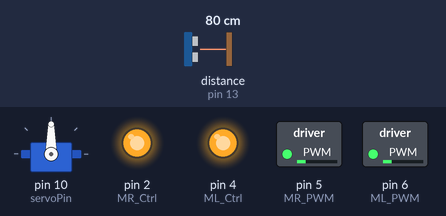
Bench run of a sketch on a simulated Arduino Uno, built with avr-gcc and run on an emulated ATmega328P. Shown: servo, switched loads named in the sketch (green lamp = pin HIGH), output pins drawn as LEDs (lit = HIGH). Wiring (inferred from the names in the program): servo: signal pin 10. The test bench sets the inputs (shaded band); at power-on: distance to the obstacle (sensor on pin 13) 80 cm. The echo pulse lasts 58.3 µs per cm; servo pulses on a pin are drawn as a servo (544–2400 µs = 0–180°); pins used as bus, display or sensor lines are not drawn; what the sketch prints to the serial monitor is not drawn.

Above: at 18.0 s.
18.1 s: distance to the obstacle (sensor on pin 13) set to 31 cm
19.6 s: distance to the obstacle (sensor on pin 13) set to 26 cm
At 20.6 s:
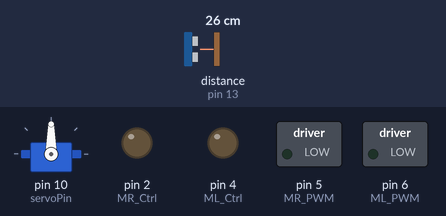
25.6 s: distance to the obstacle (sensor on pin 13) set to 30 cm
At 28.4 s:
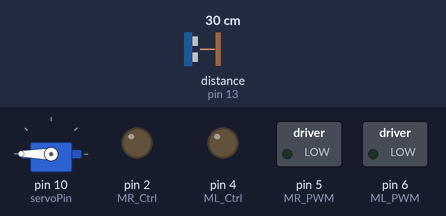
28.6 s: distance to the obstacle (sensor on pin 13) set to 2 cm
At 31.85 s:
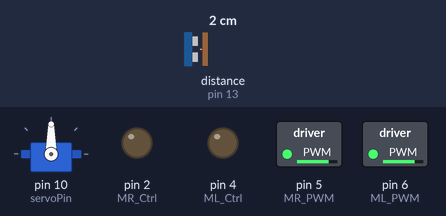
Timing chart, 0 to 52.4 s (numbered marks = the images above; inputs shaded):
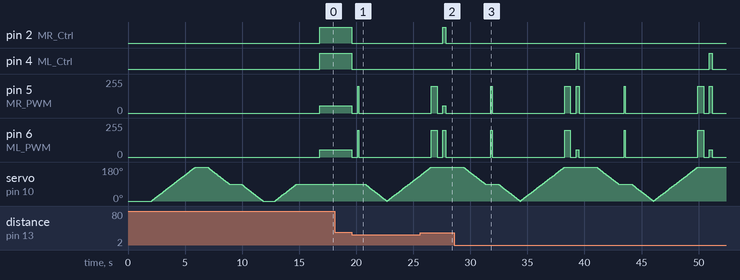

Measured:
- the behaviour switches between 30 and 29 cm on distance to the obstacle (sensor on pin 13) (found by bisection; images 0 and 1)
- the behaviour switches between 26 and 27 cm on distance to the obstacle (sensor on pin 13) (found by bisection; images 1 and 2)
- after the input at 18.1 s, every drawn part: stays the same
- after the input at 19.6 s, pin 2 (MR_Ctrl), pin 4 (ML_Ctrl): HIGH → LOW at once; pin 5 (MR_PWM), pin 6 (ML_PWM): 55/255 → 0/255 at once, → 200/255 0.50 s later, → 0/255 0.10 s later
- after the input at 25.6 s, pin 2 (MR_Ctrl): LOW → HIGH after 2.0 s, → LOW 0.25 s later; pin 4 (ML_Ctrl): stays LOW (without the input it goes to HIGH after 2.0 s)
- after the input at 28.6 s, pin 2 (MR_Ctrl): stays LOW (without the input it goes to HIGH after 2.7 s)

The sketch:

ProgramaUno.ino
```cpp
#include "Pantalla.h"
#include "Ultrasonico.h"
#include "ControlServo.h"
#include "ControlMotor.h"

Pantalla pantalla;  // Crea un objeto Pantalla
SensorUltrasonico Sensor;
ControlServo Servo;
ControlMotor Motor;

int DistanciaStop = 30;

void setup() {
  Serial.begin(9600);
  delay(1000);
  pantalla.MostrarLinea();  // Muestra el smile en la pantalla

  pantalla.Inicializar();
  Sensor.Inicializar();
  Servo.Inicializar();
  Motor.Inicializar();

  delay(1000);
  Serial.println("");
  Serial.println("");
  Serial.println("");
  Serial.println("");
  Serial.println("");
  Serial.println("");
  Serial.println("Setup del programa");
}
void loop() {
  int distanciaIzquierda = 0;
  int distanciaDerecha = 0;

  if (Sensor.CompruebaDistancia() < DistanciaStop) {
    Motor.Parar();
    pantalla.MostrarStop();
    Motor.RetrocederPoco();

    Servo.Izquierda();
    distanciaIzquierda = Sensor.CompruebaDistancia();
    Servo.Derecha();
    distanciaDerecha = Sensor.CompruebaDistancia();

    if (distanciaIzquierda < distanciaDerecha) {
      pantalla.MostrarIzquierda();
      Motor.Retroceder();
      Motor.Izquierda();
    } else {
      pantalla.MostrarDerecha();
      Motor.Retroceder();
      Motor.Derecha();
    }

    delay(1000);
    Servo.Centro();
  } else {
    pantalla.MostrarSmile2();
    Motor.Avanzar();
  }
}
```

ControlMotor.h
```cpp
#ifndef ControlMotor_h
#define ControlMotor_h

#include "Arduino.h"


#define ML_Ctrl 4  //Define the direction control pin of the left motor
#define ML_PWM 6   //Define the PWM control pin of the left motor
#define MR_Ctrl 2  //Define the direction control pin of the right motor
#define MR_PWM 5   //Define the PWM control pin of the right motor

class ControlMotor {
public:
  ControlMotor();      // Constructor
  void Inicializar();  // Inicializar el Sensor Ultrasonico
  void Avanzar();
  void Retroceder();
  void Parar();
  void Izquierda();
  void Derecha();
  void RetrocederPoco();

private:
};

#endif

ControlMotor::ControlMotor() {
}

void ControlMotor::Inicializar() {
  pinMode(ML_Ctrl, OUTPUT);  //Define the direction control pin of the left motor as OUTPUT
  pinMode(ML_PWM, OUTPUT);   //Define the PWM control pin of the left motor as OUTPUT
  pinMode(MR_Ctrl, OUTPUT);  //Define the direction control pin of the right motor as OUTPUT
  pinMode(MR_PWM, OUTPUT);   //Define the PWM control pin of the right motor as OUTPUT
}

void ControlMotor::Avanzar() {
  //front
  digitalWrite(ML_Ctrl, HIGH); //Set direction control speed of the left motor to HIGH
  analogWrite(ML_PWM, 55); //PWM control speed of the left motor is 200
  digitalWrite(MR_Ctrl, HIGH); //Set direction control speed of the right motor to HIGH
  analogWrite(MR_PWM, 55); //PWM control speed of the right motor is 200
  delay(250);//delay in 1/2s
}

void ControlMotor::RetrocederPoco() {
  digitalWrite(ML_Ctrl, LOW); //Set direction control speed of the left motor to LOW
  analogWrite(ML_PWM, 200); //PWM control speed of the left motor is 200
  digitalWrite(MR_Ctrl, LOW); //Set direction control speed of the right motor to LOW
  analogWrite(MR_PWM, 200); //PWM control speed of the right motor is 200
  delay(100);//delay in 1/2s
  this->Parar();
}

void ControlMotor::Retroceder() {
  digitalWrite(ML_Ctrl, LOW); //Set direction control speed of the left motor to LOW
  analogWrite(ML_PWM, 200); //PWM control speed of the left motor is 200
  digitalWrite(MR_Ctrl, LOW); //Set direction control speed of the right motor to LOW
  analogWrite(MR_PWM, 200); //PWM control speed of the right motor is 200
  delay(500);//delay in 1/2s
  this->Parar();
}

void ControlMotor::Parar() {
  digitalWrite(ML_Ctrl, LOW);
  analogWrite(ML_PWM, 0); //PWM control speed of the left motor is 0
  digitalWrite(MR_Ctrl, LOW);
  analogWrite(MR_PWM, 0); //PWM control speed of the right motor is 0
  delay(500);//delay in 1/2s
}

void ControlMotor::Izquierda() {
  digitalWrite(ML_Ctrl, LOW); //Set direction control speed of the left motor to LOW
  analogWrite(ML_PWM, 200); //PWM control speed of the left motor is 200
  digitalWrite(MR_Ctrl, HIGH); //Set direction control speed of the right motor to HIGH
  analogWrite(MR_PWM, 55); //PWM control speed of the right motor is 200
  delay(250);//delay in 1/2s
  this->Parar();
}

void ControlMotor::Derecha() {
  digitalWrite(ML_Ctrl, HIGH); //Set direction control speed of the left motor to HIGH
  analogWrite(ML_PWM, 55); //PWM control speed of the left motor is 200
  digitalWrite(MR_Ctrl, LOW); //Set direction control speed of the right motor to LOW
  analogWrite(MR_PWM, 200); //PWM control speed of the right motor is 200
  delay(250);//delay in 1/2s
  this->Parar();
}
```

ControlServo.h
```cpp
#ifndef ControlServo_h
#define ControlServo_h

#include "Arduino.h"

#define servoPin 10  //The pin of servo

class ControlServo {
public:
  ControlServo();      // Constructor
  void Inicializar();  // Inicializar el Sensor Ultrasonico
  void Izquierda();
  void Derecha();
  void Centro();

private:
  void Procedure(int myangle);
  void Comprobacion();

  int pos;         //The variable of servo’s angle
  int pulsewidth;  //The variable of servo’s pulse width
  int posicionUltima = 0;
  int esperaMovimiento = 1;
};

#endif

ControlServo::ControlServo() {
}

void ControlServo::Inicializar() {
  pinMode(servoPin, OUTPUT);  //Set the pin of servo as output


  this->Comprobacion();
}

void ControlServo::Procedure(int myangle) {
  pulsewidth = myangle * 11 + 500;  //Calculate the value of pulse width

  digitalWrite(servoPin, HIGH);
  delayMicroseconds(pulsewidth);  //The time in high level represents the pulse width
  digitalWrite(servoPin, LOW);
  delay((20 - pulsewidth / 1000));  //As the cycle is 20ms, the time left is in low level
}

void ControlServo::Comprobacion() {
  this->Izquierda();
  delay(1000);
  this->Derecha();
  delay(1000);
  this->Centro();
  delay(1000);
  this->Izquierda();
  delay(1000);
  this->Centro();
  delay(1000);
}
void ControlServo::Izquierda() {
  for (pos = this->posicionUltima; pos >= 0; pos -= 1) {  // From 1°to 180°
    // in steps of 1 degree
    this->Procedure(pos);  // Rotate to the angle of 'pos'
    delay(this->esperaMovimiento);             //Control the speed of rotation
    //Serial.println(pos);
    this->posicionUltima = pos;
  }

}
void ControlServo::Derecha() {
  for (pos = this->posicionUltima; pos <= 180; pos += 1) {  // From 1°to 180°
    // in steps of 1 degree
    this->Procedure(pos);  // Rotate to the angle of 'pos'
    delay(this->esperaMovimiento);             //Control the speed of rotation
    //Serial.println(pos);
    this->posicionUltima = pos;
  }

}
void ControlServo::Centro() {

  if (this->posicionUltima == 180) {
    for (pos = this->posicionUltima; pos >= 90; pos -= 1) {  // From 1°to 180°
      // in steps of 1 degree
      this->Procedure(pos);  // Rotate to the angle of 'pos'
      delay(this->esperaMovimiento);             //Control the speed of rotation
      //Serial.println(pos);
      this->posicionUltima = pos;
    }
  } else {
    for (pos = this->posicionUltima; pos <= 90; pos += 1) {  // From 1°to 180°
      // in steps of 1 degree
      this->Procedure(pos);  // Rotate to the angle of 'pos'
      delay(esperaMovimiento);             //Control the speed of rotation
      //Serial.println(pos);
      this->posicionUltima = pos;
    }
  }

}
```

Pantalla.h
```cpp
/*#include "Costantes.h"

#define SCL_Pin A5  //set a pin of clock to A5
#define SDA_Pin A4  //set a data pin to A4

//this function is used for the display of dot matrix
void matrix_display(unsigned char matrix_value[]) {
  IIC_start();     //use the function to start transmitting data
  IIC_send(0xc0);  //select an address

  for (int i = 0; i < 16; i++)  //image data have 16 characters
  {
    IIC_send(matrix_value[i]);  //data to transmit pictures
  }

  IIC_end();  //end the data transmission of pictures

  IIC_start();
  IIC_send(0x8A);  //show control and select pulse width 4/16
  IIC_end();
}

//the condition that data starts transmitting
void IIC_start() {
  digitalWrite(SDA_Pin, HIGH);
  digitalWrite(SCL_Pin, HIGH);
  delayMicroseconds(3);
  digitalWrite(SDA_Pin, LOW);
  delayMicroseconds(3);
  digitalWrite(SCL_Pin, LOW);
}

//the sign that transmission of data ends
void IIC_end() {
  digitalWrite(SCL_Pin, LOW);
  digitalWrite(SDA_Pin, LOW);
  delayMicroseconds(3);
  digitalWrite(SCL_Pin, HIGH);
  delayMicroseconds(3);
  digitalWrite(SDA_Pin, HIGH);
  delayMicroseconds(3);
}

//transmit data
void IIC_send(unsigned char send_data) {
  for (byte mask = 0x01; mask != 0; mask <<= 1)  //each character has 8 digits, which is detected one by one
  {
    if (send_data & mask) {  //set high or low levels in light of each bit(0 or 1)
      digitalWrite(SDA_Pin, HIGH);
    } else {
      digitalWrite(SDA_Pin, LOW);
    }
    delayMicroseconds(3);
    digitalWrite(SCL_Pin, HIGH);  //pull up the clock pin SCL_Pin to end the transmission of data
    delayMicroseconds(3);
    digitalWrite(SCL_Pin, LOW);  //pull down the clock pin SCL_Pin to change signals of SDA
  }
}
//******************************************************
*/

#ifndef Pantalla_h
#define Pantalla_h

#include "Arduino.h"

#define SCL_Pin A5  //set a pin of clock to A5
#define SDA_Pin A4  //set a data pin to A4

unsigned char smile[] = { 0x00, 0x00, 0x1c, 0x02, 0x02, 0x02, 0x5c, 0x40, 0x40, 0x5c, 0x02, 0x02, 0x02, 0x1c, 0x00, 0x00 };
const char smile2[] = { 0x00, 0x00, 0x00, 0x00, 0x40, 0x8c, 0x8c, 0x80, 0x80, 0x80, 0x8c, 0x8c, 0x40, 0x00, 0x00, 0x00 };
//const char Stop[] = { 0x00, 0x00, 0x4c, 0x92, 0x92, 0x64, 0x00, 0x00, 0x00, 0x02, 0x02, 0xfe, 0x02, 0x02, 0x00, 0x00 };
const char Clear[] = { 0x00, 0x00, 0x00, 0x00, 0x00, 0x00, 0x00, 0x00, 0x00, 0x00, 0x00, 0x00, 0x00, 0x00, 0x00, 0x00 };
const char Ini[] = { 0x42, 0x7e, 0x7e, 0x42, 0x00, 0x7e, 0x06, 0x0c, 0x30, 0x7e, 0x00, 0x00, 0x42, 0x7e, 0x7e, 0x42 };
const char Linea[] = { 0x18, 0x18, 0x18, 0x18, 0x18, 0x18, 0x18, 0x18, 0x18, 0x18, 0x18, 0x18, 0x18, 0x18, 0x18, 0x18 };
const char Stop[] = { 0x2E, 0x2A, 0x3A, 0x00, 0x02, 0x3E, 0x02, 0x00, 0x3E, 0x22, 0x3E, 0x00, 0x3E, 0x0A, 0x0E, 0x00 };

//const char Izquierda[] = { 0x12, 0x1e, 0x12, 0x00, 0x12, 0x1a, 0x16, 0x00, 0x0c, 0x12, 0x1a, 0x1c, 0x20, 0x00, 0x00, 0x00 };
const char Izquierda[] = { 0x00, 0x00, 0x00, 0x00, 0x00, 0x00, 0x44, 0x28, 0x10, 0x44, 0x28, 0x10, 0x44, 0x28, 0x10, 0x00 };
//const char Derecha[] = { 0x00, 0x7c, 0x44, 0x38, 0x00, 0x38, 0x44, 0x44, 0x00, 0x7c, 0x10, 0x7c, 0x00, 0x00, 0x00, 0x00 };
const char Derecha[] = { 0x00, 0x10, 0x28, 0x44, 0x10, 0x28, 0x44, 0x10, 0x28, 0x44, 0x00, 0x00, 0x00, 0x00, 0x00, 0x00 };
class Pantalla {
public:
  Pantalla();          // Constructor
  void Inicializar();  // Inicializar la pantalla
  void MostrarSmile();
  void MostrarSmile2();
  void MostrarLinea();
  void MostrarStop();
  void MostrarIzquierda();
  void MostrarDerecha();
  void LimpiarPantalla();
  // Otras funciones para mostrar contenido en la pantalla

private:

  void IIC_start();
  void IIC_send(unsigned char data);
  void IIC_end();
  void matrix_display(unsigned char matrix_value[]);
};

#endif

Pantalla::Pantalla() {
  // Constructor
}

void Pantalla::Inicializar() {
  // Inicializa la pantalla, configura pines, etc.
  pinMode(SCL_Pin, OUTPUT);
  pinMode(SDA_Pin, OUTPUT);
}

void Pantalla::MostrarSmile() {
  // Muestra el smile en la pantalla
  matrix_display(smile);
}

void Pantalla::MostrarSmile2() {
  // Muestra el smile2 en la pantalla
  matrix_display(smile2);
}

void Pantalla::MostrarLinea() {
  // Muestra el smile2 en la pantalla
  matrix_display(Linea);
}

void Pantalla::MostrarStop() {
  // Muestra el smile2 en la pantalla
  matrix_display(Stop);
}

void Pantalla::MostrarIzquierda() {
  // Muestra el smile2 en la pantalla
  matrix_display(Izquierda);
}

void Pantalla::MostrarDerecha() {
  // Muestra el smile2 en la pantalla
  matrix_display(Derecha);
}

void Pantalla::LimpiarPantalla() {
  // Muestra el smile2 en la pantalla
  matrix_display(Clear);
}

// Implementa otras funciones aquí
//the condition that data starts transmitting
void Pantalla::IIC_start() {
  digitalWrite(SDA_Pin, HIGH);
  digitalWrite(SCL_Pin, HIGH);
  delayMicroseconds(3);
  digitalWrite(SDA_Pin, LOW);
  delayMicroseconds(3);
  digitalWrite(SCL_Pin, LOW);
}

//the sign that transmission of data ends
void Pantalla::IIC_end() {
  digitalWrite(SCL_Pin, LOW);
  digitalWrite(SDA_Pin, LOW);
  delayMicroseconds(3);
  digitalWrite(SCL_Pin, HIGH);
  delayMicroseconds(3);
  digitalWrite(SDA_Pin, HIGH);
  delayMicroseconds(3);
}

//transmit data
void Pantalla::IIC_send(unsigned char send_data) {
  for (byte mask = 0x01; mask != 0; mask <<= 1)  //each character has 8 digits, which is detected one by one
  {
    if (send_data & mask) {  //set high or low levels in light of each bit(0 or 1)
      digitalWrite(SDA_Pin, HIGH);
    } else {
      digitalWrite(SDA_Pin, LOW);
    }
    delayMicroseconds(3);
    digitalWrite(SCL_Pin, HIGH);  //pull up the clock pin SCL_Pin to end the transmission of data
    delayMicroseconds(3);
    digitalWrite(SCL_Pin, LOW);  //pull down the clock pin SCL_Pin to change signals of SDA
  }
}

void Pantalla::matrix_display(unsigned char matrix_value[]) {
  IIC_start();     //use the function to start transmitting data
  IIC_send(0xc0);  //select an address

  for (int i = 0; i < 16; i++)  //image data have 16 characters
  {
    IIC_send(matrix_value[i]);  //data to transmit pictures
  }

  IIC_end();  //end the data transmission of pictures

  IIC_start();
  IIC_send(0x8A);  //show control and select pulse width 4/16
  IIC_end();
}
```

Ultrasonico.h
```cpp
#ifndef Ultrasonico_h
#define Ultrasonico_h

#include "Arduino.h"


class SensorUltrasonico {
public:
  SensorUltrasonico();  // Constructor
  void Inicializar();   // Inicializar el Sensor Ultrasonico
  long CompruebaDistancia();

private:
  int trigPin = 12;  // Pin Trig attaches to 12
  int echoPin = 13;  //Pin Echo attaches to 13
  long duration, inches;
};

#endif

SensorUltrasonico::SensorUltrasonico() {
  // Constructor
  this->duration = 0;
}

void SensorUltrasonico::Inicializar() {
  pinMode(trigPin, OUTPUT);
  pinMode(echoPin, INPUT);
}

long SensorUltrasonico::CompruebaDistancia() {
  long cm = 0;
  //Pre-given a short low pulse to ensure a clean high pulse
  digitalWrite(trigPin, LOW);
  delayMicroseconds(2);
  digitalWrite(trigPin, HIGH);  //At least give 10us high level trigger
  delayMicroseconds(10);
  digitalWrite(trigPin, LOW);
  // The time in high level equals the time gap between the transmission and the return of the ultrasonic sound
  this->duration = pulseIn(echoPin, HIGH);
  // Translate into distance
  cm = (duration / 2) / 29.1;    // convert to centimeters
  this->inches = (duration / 2) / 74;  //  Convert to inch
  return cm;
}
```
